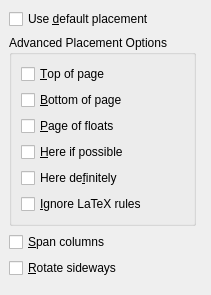
<ui version="4.0" >
 <class>FloatPlacementUi</class>
 <widget class="QWidget" name="FloatPlacementUi" >
  <property name="geometry" >
   <rect>
    <x>0</x>
    <y>0</y>
    <width>203</width>
    <height>295</height>
   </rect>
  </property>
  <property name="windowTitle" >
   <string>Form</string>
  </property>
  <layout class="QGridLayout" >
   <property name="margin" >
    <number>9</number>
   </property>
   <property name="spacing" >
    <number>6</number>
   </property>
   <item row="0" column="0" colspan="2" >
    <widget class="QCheckBox" name="defaultsCB" >
     <property name="text" >
      <string>Use &amp;default placement</string>
     </property>
    </widget>
   </item>
   <item row="1" column="0" >
    <widget class="QGroupBox" name="options" >
     <property name="title" >
      <string>Advanced Placement Options</string>
     </property>
     <layout class="QGridLayout" >
      <property name="margin" >
       <number>9</number>
      </property>
      <property name="spacing" >
       <number>6</number>
      </property>
      <item row="0" column="0" >
       <widget class="QCheckBox" name="topCB" >
        <property name="text" >
         <string>&amp;Top of page</string>
        </property>
       </widget>
      </item>
      <item row="5" column="0" >
       <widget class="QCheckBox" name="ignoreCB" >
        <property name="text" >
         <string>&amp;Ignore LaTeX rules</string>
        </property>
       </widget>
      </item>
      <item row="4" column="0" >
       <widget class="QCheckBox" name="heredefinitelyCB" >
        <property name="text" >
         <string>Here de&amp;finitely</string>
        </property>
       </widget>
      </item>
      <item row="3" column="0" >
       <widget class="QCheckBox" name="herepossiblyCB" >
        <property name="text" >
         <string>&amp;Here if possible</string>
        </property>
       </widget>
      </item>
      <item row="2" column="0" >
       <widget class="QCheckBox" name="pageCB" >
        <property name="text" >
         <string>&amp;Page of floats</string>
        </property>
       </widget>
      </item>
      <item row="1" column="0" >
       <widget class="QCheckBox" name="bottomCB" >
        <property name="text" >
         <string>&amp;Bottom of page</string>
        </property>
       </widget>
      </item>
     </layout>
    </widget>
   </item>
   <item row="1" column="1" >
    <spacer>
     <property name="orientation" >
      <enum>Qt::Horizontal</enum>
     </property>
     <property name="sizeHint" >
      <size>
       <width>21</width>
       <height>20</height>
      </size>
     </property>
    </spacer>
   </item>
   <item row="2" column="0" colspan="2" >
    <widget class="QCheckBox" name="spanCB" >
     <property name="text" >
      <string>&amp;Span columns</string>
     </property>
    </widget>
   </item>
   <item row="3" column="0" colspan="2" >
    <widget class="QCheckBox" name="sidewaysCB" >
     <property name="text" >
      <string>&amp;Rotate sideways</string>
     </property>
    </widget>
   </item>
   <item row="4" column="0" >
    <spacer>
     <property name="orientation" >
      <enum>Qt::Vertical</enum>
     </property>
     <property name="sizeHint" >
      <size>
       <width>20</width>
       <height>20</height>
      </size>
     </property>
    </spacer>
   </item>
  </layout>
 </widget>
 <includes>
  <include location="local" >qt_i18n.h</include>
 </includes>
 <resources/>
 <connections>
  <connection>
   <sender>defaultsCB</sender>
   <signal>toggled(bool)</signal>
   <receiver>options</receiver>
   <slot>setDisabled(bool)</slot>
   <hints>
    <hint type="sourcelabel" >
     <x>51</x>
     <y>20</y>
    </hint>
    <hint type="destinationlabel" >
     <x>201</x>
     <y>47</y>
    </hint>
   </hints>
  </connection>
 </connections>
</ui>
